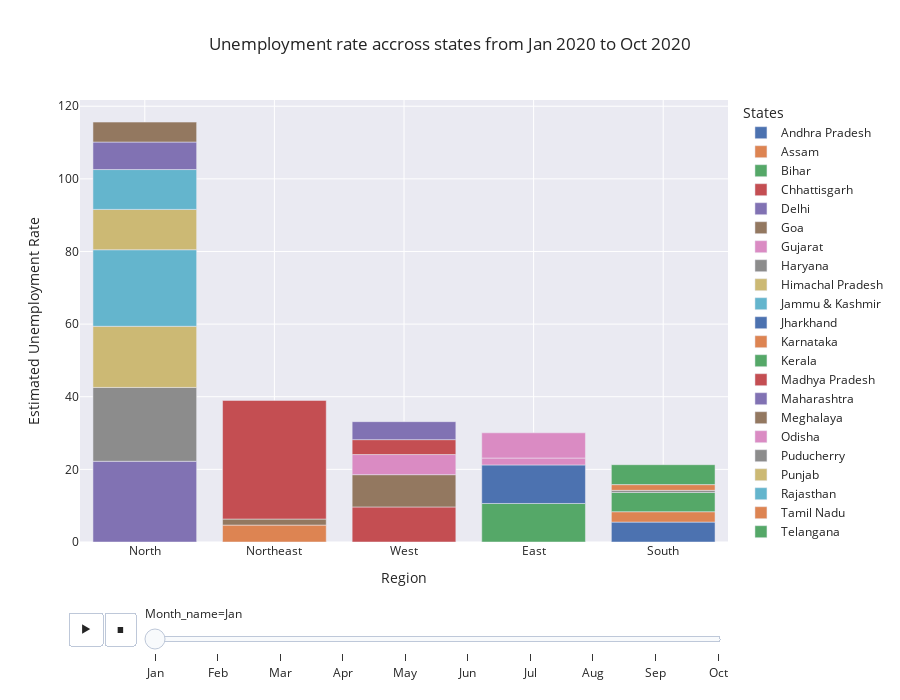

The notebook cell saved with this chart:
### Markdown cell above
*Bar Chart showing the unemployment rate across regions from Jan 2020 to Oct 2020*

### Code cell
fig = px.bar(df, x='Region', y='Estimated Unemployment Rate', animation_frame='Month_name', color='States',
            title='Unemployment rate accross states from Jan 2020 to Oct 2020', template='seaborn', height=700)

fig.update_layout(xaxis={'categoryorder': 'total descending'})

fig.layout.updatemenus[0].buttons[0].args[1]['frame']['duration']= 1000
fig.show()

### Figure 1 — Plotly figure (JSON) as saved in the notebook; plotly's stock layout.template omitted (floating-point values rounded to 4 significant figures)
{"data": [{"alignmentgroup": "True", "hovertemplate": "States=Andhra Pradesh<br>Month_name=Jan<br>Region=%{x}<br>Estimated Unemployment Rate=%{y}<extra></extra>", "legendgroup": "Andhra Pradesh", "marker": {"color": "rgb(76,114,176)", "pattern": {"shape": ""}}, "name": "Andhra Pradesh", "offsetgroup": "Andhra Pradesh", "orientation": "v", "showlegend": true, "textposition": "auto", "type": "bar", "x": ["South"], "xaxis": "x", "y": [5.48], "yaxis": "y"}, {"alignmentgroup": "True", "hovertemplate": "States=Assam<br>Month_name=Jan<br>Region=%{x}<br>Estimated Unemployment Rate=%{y}<extra></extra>", "legendgroup": "Assam", "marker": {"color": "rgb(221,132,82)", "pattern": {"shape": ""}}, "name": "Assam", "offsetgroup": "Assam", "orientation": "v", "showlegend": true, "textposition": "auto", "type": "bar", "x": ["Northeast"], "xaxis": "x", "y": [4.66], "yaxis": "y"}, {"alignmentgroup": "True", "hovertemplate": "States=Bihar<br>Month_name=Jan<br>Region=%{x}<br>Estimated Unemployment Rate=%{y}<extra></extra>", "legendgroup": "Bihar", "marker": {"color": "rgb(85,168,104)", "pattern": {"shape": ""}}, "name": "Bihar", "offsetgroup": "Bihar", "orientation": "v", "showlegend": true, "textposition": "auto", "type": "bar", "x": ["East"], "xaxis": "x", "y": [10.61], "yaxis": "y"}, {"alignmentgroup": "True", "hovertemplate": "States=Chhattisgarh<br>Month_name=Jan<br>Region=%{x}<br>Estimated Unemployment Rate=%{y}<extra></extra>", "legendgroup": "Chhattisgarh", "marker": {"color": "rgb(196,78,82)", "pattern": {"shape": ""}}, "name": "Chhattisgarh", "offsetgroup": "Chhattisgarh", "orientation": "v", "showlegend": true, "textposition": "auto", "type": "bar", "x": ["West"], "xaxis": "x", "y": [9.65], "yaxis": "y"}, {"alignmentgroup": "True", "hovertemplate": "States=Delhi<br>Month_name=Jan<br>Region=%{x}<br>Estimated Unemployment Rate=%{y}<extra></extra>", "legendgroup": "Delhi", "marker": {"color": "rgb(129,114,179)", "pattern": {"shape": ""}}, "name": "Delhi", "offsetgroup": "Delhi", "orientation": "v", "showlegend": true, "textposition": "auto", "type": "bar", "x": ["North"], "xaxis": "x", "y": [22.23], "yaxis": "y"}, {"alignmentgroup": "True", "hovertemplate": "States=Goa<br>Month_name=Jan<br>Region=%{x}<br>Estimated Unemployment Rate=%{y}<extra></extra>", "legendgroup": "Goa", "marker": {"color": "rgb(147,120,96)", "pattern": {"shape": ""}}, "name": "Goa", "offsetgroup": "Goa", "orientation": "v", "showlegend": true, "textposition": "auto", "type": "bar", "x": ["West"], "xaxis": "x", "y": [8.89], "yaxis": "y"}, {"alignmentgroup": "True", "hovertemplate": "States=Gujarat<br>Month_name=Jan<br>Region=%{x}<br>Estimated Unemployment Rate=%{y}<extra></extra>", "legendgroup": "Gujarat", "marker": {"color": "rgb(218,139,195)", "pattern": {"shape": ""}}, "name": "Gujarat", "offsetgroup": "Gujarat", "orientation": "v", "showlegend": true, "textposition": "auto", "type": "bar", "x": ["West"], "xaxis": "x", "y": [5.54], "yaxis": "y"}, {"alignmentgroup": "True", "hovertemplate": "States=Haryana<br>Month_name=Jan<br>Region=%{x}<br>Estimated Unemployment Rate=%{y}<extra></extra>", "legendgroup": "Haryana", "marker": {"color": "rgb(140,140,140)", "pattern": {"shape": ""}}, "name": "Haryana", "offsetgroup": "Haryana", "orientation": "v", "showlegend": true, "textposition": "auto", "type": "bar", "x": ["North"], "xaxis": "x", "y": [20.34], "yaxis": "y"}, {"alignmentgroup": "True", "hovertemplate": "States=Himachal Pradesh<br>Month_name=Jan<br>Region=%{x}<br>Estimated Unemployment Rate=%{y}<extra></extra>", "legendgroup": "Himachal Pradesh", "marker": {"color": "rgb(204,185,116)", "pattern": {"shape": ""}}, "name": "Himachal Pradesh", "offsetgroup": "Himachal Pradesh", "orientation": "v", "showlegend": true, "textposition": "auto", "type": "bar", "x": ["North"], "xaxis": "x", "y": [16.83], "yaxis": "y"}, {"alignmentgroup": "True", "hovertemplate": "States=Jammu & Kashmir<br>Month_name=Jan<br>Region=%{x}<br>Estimated Unemployment Rate=%{y}<extra></extra>", "legendgroup": "Jammu & Kashmir", "marker": {"color": "rgb(100,181,205)", "pattern": {"shape": ""}}, "name": "Jammu & Kashmir", "offsetgroup": "Jammu & Kashmir", "orientation": "v", "showlegend": true, "textposition": "auto", "type": "bar", "x": ["North"], "xaxis": "x", "y": [21.08], "yaxis": "y"}, {"alignmentgroup": "True", "hovertemplate": "States=Jharkhand<br>Month_name=Jan<br>Region=%{x}<br>Estimated Unemployment Rate=%{y}<extra></extra>", "legendgroup": "Jharkhand", "marker": {"color": "rgb(76,114,176)", "pattern": {"shape": ""}}, "name": "Jharkhand", "offsetgroup": "Jharkhand", "orientation": "v", "showlegend": true, "textposition": "auto", "type": "bar", "x": ["East"], "xaxis": "x", "y": [10.61], "yaxis": "y"}, {"alignmentgroup": "True", "hovertemplate": "States=Karnataka<br>Month_name=Jan<br>Region=%{x}<br>Estimated Unemployment Rate=%{y}<extra></extra>", "legendgroup": "Karnataka", "marker": {"color": "rgb(221,132,82)", "pattern": {"shape": ""}}, "name": "Karnataka", "offsetgroup": "Karnataka", "orientation": "v", "showlegend": true, "textposition": "auto", "type": "bar", "x": ["South"], "xaxis": "x", "y": [2.86], "yaxis": "y"}, {"alignmentgroup": "True", "hovertemplate": "States=Kerala<br>Month_name=Jan<br>Region=%{x}<br>Estimated Unemployment Rate=%{y}<extra></extra>", "legendgroup": "Kerala", "marker": {"color": "rgb(85,168,104)", "pattern": {"shape": ""}}, "name": "Kerala", "offsetgroup": "Kerala", "orientation": "v", "showlegend": true, "textposition": "auto", "type": "bar", "x": ["South"], "xaxis": "x", "y": [5.31], "yaxis": "y"}, {"alignmentgroup": "True", "hovertemplate": "States=Madhya Pradesh<br>Month_name=Jan<br>Region=%{x}<br>Estimated Unemployment Rate=%{y}<extra></extra>", "legendgroup": "Madhya Pradesh", "marker": {"color": "rgb(196,78,82)", "pattern": {"shape": ""}}, "name": "Madhya Pradesh", "offsetgroup": "Madhya Pradesh", "orientation": "v", "showlegend": true, "textposition": "auto", "type": "bar", "x": ["West"], "xaxis": "x", "y": [4.11], "yaxis": "y"}, {"alignmentgroup": "True", "hovertemplate": "States=Maharashtra<br>Month_name=Jan<br>Region=%{x}<br>Estimated Unemployment Rate=%{y}<extra></extra>", "legendgroup": "Maharashtra", "marker": {"color": "rgb(129,114,179)", "pattern": {"shape": ""}}, "name": "Maharashtra", "offsetgroup": "Maharashtra", "orientation": "v", "showlegend": true, "textposition": "auto", "type": "bar", "x": ["West"], "xaxis": "x", "y": [4.95], "yaxis": "y"}, {"alignmentgroup": "True", "hovertemplate": "States=Meghalaya<br>Month_name=Jan<br>Region=%{x}<br>Estimated Unemployment Rate=%{y}<extra></extra>", "legendgroup": "Meghalaya", "marker": {"color": "rgb(147,120,96)", "pattern": {"shape": ""}}, "name": "Meghalaya", "offsetgroup": "Meghalaya", "orientation": "v", "showlegend": true, "textposition": "auto", "type": "bar", "x": ["Northeast"], "xaxis": "x", "y": [1.66], "yaxis": "y"}, {"alignmentgroup": "True", "hovertemplate": "States=Odisha<br>Month_name=Jan<br>Region=%{x}<br>Estimated Unemployment Rate=%{y}<extra></extra>", "legendgroup": "Odisha", "marker": {"color": "rgb(218,139,195)", "pattern": {"shape": ""}}, "name": "Odisha", "offsetgroup": "Odisha", "orientation": "v", "showlegend": true, "textposition": "auto", "type": "bar", "x": ["East"], "xaxis": "x", "y": [1.9], "yaxis": "y"}, {"alignmentgroup": "True", "hovertemplate": "States=Puducherry<br>Month_name=Jan<br>Region=%{x}<br>Estimated Unemployment Rate=%{y}<extra></extra>", "legendgroup": "Puducherry", "marker": {"color": "rgb(140,140,140)", "pattern": {"shape": ""}}, "name": "Puducherry", "offsetgroup": "Puducherry", "orientation": "v", "showlegend": true, "textposition": "auto", "type": "bar", "x": ["South"], "xaxis": "x", "y": [0.58], "yaxis": "y"}, {"alignmentgroup": "True", "hovertemplate": "States=Punjab<br>Month_name=Jan<br>Region=%{x}<br>Estimated Unemployment Rate=%{y}<extra></extra>", "legendgroup": "Punjab", "marker": {"color": "rgb(204,185,116)", "pattern": {"shape": ""}}, "name": "Punjab", "offsetgroup": "Punjab", "orientation": "v", "showlegend": true, "textposition": "auto", "type": "bar", "x": ["North"], "xaxis": "x", "y": [11.11], "yaxis": "y"}, {"alignmentgroup": "True", "hovertemplate": "States=Rajasthan<br>Month_name=Jan<br>Region=%{x}<br>Estimated Unemployment Rate=%{y}<extra></extra>", "legendgroup": "Rajasthan", "marker": {"color": "rgb(100,181,205)", "pattern": {"shape": ""}}, "name": "Rajasthan", "offsetgroup": "Rajasthan", "orientation": "v", "showlegend": true, "textposition": "auto", "type": "bar", "x": ["North"], "xaxis": "x", "y": [10.97], "yaxis": "y"}, {"alignmentgroup": "True", "hovertemplate": "States=Tamil Nadu<br>Month_name=Jan<br>Region=%{x}<br>Estimated Unemployment Rate=%{y}<extra></extra>", "legendgroup": "Tamil Nadu", "marker": {"color": "rgb(221,132,82)", "pattern": {"shape": ""}}, "name": "Tamil Nadu", "offsetgroup": "Tamil Nadu", "orientation": "v", "showlegend": true, "textposition": "auto", "type": "bar", "x": ["South"], "xaxis": "x", "y": [1.57], "yaxis": "y"}, {"alignmentgroup": "True", "hovertemplate": "States=Telangana<br>Month_name=Jan<br>Region=%{x}<br>Estimated Unemployment Rate=%{y}<extra></extra>", "legendgroup": "Telangana", "marker": {"color": "rgb(85,168,104)", "pattern": {"shape": ""}}, "name": "Telangana", "offsetgroup": "Telangana", "orientation": "v", "showlegend": true, "textposition": "auto", "type": "bar", "x": ["South"], "xaxis": "x", "y": [5.49], "yaxis": "y"}, {"alignmentgroup": "True", "hovertemplate": "States=Tripura<br>Month_name=Jan<br>Region=%{x}<br>Estimated Unemployment Rate=%{y}<extra></extra>", "legendgroup": "Tripura", "marker": {"color": "rgb(196,78,82)", "pattern": {"shape": ""}}, "name": "Tripura", "offsetgroup": "Tripura", "orientation": "v", "showlegend": true, "textposition": "auto", "type": "bar", "x": ["Northeast"], "xaxis": "x", "y": [32.67], "yaxis": "y"}, {"alignmentgroup": "True", "hovertemplate": "States=Uttar Pradesh<br>Month_name=Jan<br>Region=%{x}<br>Estimated Unemployment Rate=%{y}<extra></extra>", "legendgroup": "Uttar Pradesh", "marker": {"color": "rgb(129,114,179)", "pattern": {"shape": ""}}, "name": "Uttar Pradesh", "offsetgroup": "Uttar Pradesh", "orientation": "v", "showlegend": true, "textposition": "auto", "type": "bar", "x": ["North"], "xaxis": "x", "y": [7.58], "yaxis": "y"}, {"alignmentgroup": "True", "hovertemplate": "States=Uttarakhand<br>Month_name=Jan<br>Region=%{x}<br>Estimated Unemployment Rate=%{y}<extra></extra>", "legendgroup": "Uttarakhand", "marker": {"color": "rgb(147,120,96)", "pattern": {"shape": ""}}, "name": "Uttarakhand", "offsetgroup": "Uttarakhand", "orientation": "v", "showlegend": true, "textposition": "auto", "type": "bar", "x": ["North"], "xaxis": "x", "y": [5.49], "yaxis": "y"}, {"alignmentgroup": "True", "hovertemplate": "States=West Bengal<br>Month_name=Jan<br>Region=%{x}<br>Estimated Unemployment Rate=%{y}<extra></extra>", "legendgroup": "West Bengal", "marker": {"color": "rgb(218,139,195)", "pattern": {"shape": ""}}, "name": "West Bengal", "offsetgroup": "West Bengal", "orientation": "v", "showlegend": true, "textposition": "auto", "type": "bar", "x": ["East"], "xaxis": "x", "y": [6.94], "yaxis": "y"}], "layout": {"barmode": "relative", "height": 700, "legend": {"title": {"text": "States"}, "tracegroupgap": 0}, "sliders": [{"active": 0, "currentvalue": {"prefix": "Month_name="}, "len": 0.9, "pad": {"b": 10, "t": 60}, "steps": [{"args": [["Jan"], {"frame": {"duration": 0, "redraw": true}, "fromcurrent": true, "mode": "immediate", "transition": {"duration": 0, "easing": "linear"}}], "label": "Jan", "method": "animate"}, {"args": [["Feb"], {"frame": {"duration": 0, "redraw": true}, "fromcurrent": true, "mode": "immediate", "transition": {"duration": 0, "easing": "linear"}}], "label": "Feb", "method": "animate"}, {"args": [["Mar"], {"frame": {"duration": 0, "redraw": true}, "fromcurrent": true, "mode": "immediate", "transition": {"duration": 0, "easing": "linear"}}], "label": "Mar", "method": "animate"}, {"args": [["Apr"], {"frame": {"duration": 0, "redraw": true}, "fromcurrent": true, "mode": "immediate", "transition": {"duration": 0, "easing": "linear"}}], "label": "Apr", "method": "animate"}, {"args": [["May"], {"frame": {"duration": 0, "redraw": true}, "fromcurrent": true, "mode": "immediate", "transition": {"duration": 0, "easing": "linear"}}], "label": "May", "method": "animate"}, {"args": [["Jun"], {"frame": {"duration": 0, "redraw": true}, "fromcurrent": true, "mode": "immediate", "transition": {"duration": 0, "easing": "linear"}}], "label": "Jun", "method": "animate"}, {"args": [["Jul"], {"frame": {"duration": 0, "redraw": true}, "fromcurrent": true, "mode": "immediate", "transition": {"duration": 0, "easing": "linear"}}], "label": "Jul", "method": "animate"}, {"args": [["Aug"], {"frame": {"duration": 0, "redraw": true}, "fromcurrent": true, "mode": "immediate", "transition": {"duration": 0, "easing": "linear"}}], "label": "Aug", "method": "animate"}, {"args": [["Sep"], {"frame": {"duration": 0, "redraw": true}, "fromcurrent": true, "mode": "immediate", "transition": {"duration": 0, "easing": "linear"}}], "label": "Sep", "method": "animate"}, {"args": [["Oct"], {"frame": {"duration": 0, "redraw": true}, "fromcurrent": true, "mode": "immediate", "transition": {"duration": 0, "easing": "linear"}}], "label": "Oct", "method": "animate"}], "x": 0.1, "xanchor": "left", "y": 0, "yanchor": "top"}], "title": {"text": "Unemployment rate accross states from Jan 2020 to Oct 2020"}, "updatemenus": [{"buttons": [{"args": [null, {"frame": {"duration": 1000, "redraw": true}, "fromcurrent": true, "mode": "immediate", "transition": {"duration": 500, "easing": "linear"}}], "label": "&#9654;", "method": "animate"}, {"args": [[null], {"frame": {"duration": 0, "redraw": true}, "fromcurrent": true, "mode": "immediate", "transition": {"duration": 0, "easing": "linear"}}], "label": "&#9724;", "method": "animate"}], "direction": "left", "pad": {"r": 10, "t": 70}, "showactive": false, "type": "buttons", "x": 0.1, "xanchor": "right", "y": 0, "yanchor": "top"}], "xaxis": {"anchor": "y", "categoryorder": "total descending", "domain": [0, 1], "title": {"text": "Region"}}, "yaxis": {"anchor": "x", "domain": [0, 1], "title": {"text": "Estimated Unemployment Rate"}}}}
